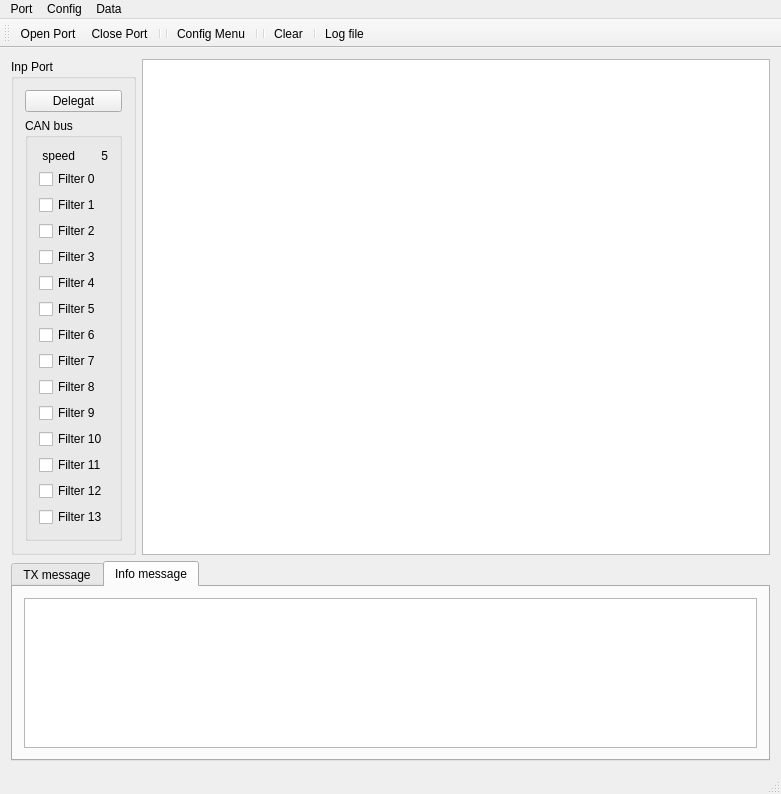
<?xml version="1.0" encoding="UTF-8"?>
<ui version="4.0">
 <class>MainWindow</class>
 <widget class="QMainWindow" name="MainWindow">
  <property name="geometry">
   <rect>
    <x>0</x>
    <y>0</y>
    <width>781</width>
    <height>794</height>
   </rect>
  </property>
  <property name="windowTitle">
   <string>CAN Monitor</string>
  </property>
  <property name="windowIcon">
   <iconset>
    <normaloff>:/Pictures/iconmonitoring.png</normaloff>:/Pictures/iconmonitoring.png</iconset>
  </property>
  <widget class="QWidget" name="centralWidget">
   <layout class="QVBoxLayout" name="verticalLayout_6">
    <item>
     <layout class="QVBoxLayout" name="verticalLayout_3">
      <item>
       <layout class="QVBoxLayout" name="verticalLayout_2" stretch="10,0">
        <item>
         <layout class="QHBoxLayout" name="horizontalLayout">
          <item>
           <widget class="QGroupBox" name="groupBox_2">
            <property name="title">
             <string>Inp Port</string>
            </property>
            <layout class="QVBoxLayout" name="verticalLayout_4" stretch="10,0,50">
             <item>
              <layout class="QHBoxLayout" name="horizontalLayout_3"/>
             </item>
             <item>
              <widget class="QPushButton" name="pushButton_delegat">
               <property name="text">
                <string>Delegat</string>
               </property>
              </widget>
             </item>
             <item>
              <widget class="QGroupBox" name="groupBox">
               <property name="title">
                <string>CAN bus</string>
               </property>
               <layout class="QVBoxLayout" name="verticalLayout_8">
                <item>
                 <layout class="QHBoxLayout" name="horizontalLayout_2">
                  <item>
                   <widget class="QLabel" name="label">
                    <property name="text">
                     <string> speed</string>
                    </property>
                   </widget>
                  </item>
                  <item>
                   <widget class="QLabel" name="label_CANspeed">
                    <property name="text">
                     <string>5</string>
                    </property>
                    <property name="alignment">
                     <set>Qt::AlignRight|Qt::AlignTrailing|Qt::AlignVCenter</set>
                    </property>
                   </widget>
                  </item>
                 </layout>
                </item>
                <item>
                 <widget class="QCheckBox" name="checkBoxCANfilte0">
                  <property name="text">
                   <string>Filter 0</string>
                  </property>
                 </widget>
                </item>
                <item>
                 <widget class="QCheckBox" name="checkBoxCANfilte1">
                  <property name="text">
                   <string>Filter 1</string>
                  </property>
                 </widget>
                </item>
                <item>
                 <widget class="QCheckBox" name="checkBoxCANfilte2">
                  <property name="text">
                   <string>Filter 2</string>
                  </property>
                 </widget>
                </item>
                <item>
                 <widget class="QCheckBox" name="checkBoxCANfilte3">
                  <property name="text">
                   <string>Filter 3</string>
                  </property>
                 </widget>
                </item>
                <item>
                 <widget class="QCheckBox" name="checkBoxCANfilte4">
                  <property name="text">
                   <string>Filter 4</string>
                  </property>
                 </widget>
                </item>
                <item>
                 <widget class="QCheckBox" name="checkBoxCANfilte5">
                  <property name="text">
                   <string>Filter 5</string>
                  </property>
                 </widget>
                </item>
                <item>
                 <widget class="QCheckBox" name="checkBoxCANfilte6">
                  <property name="text">
                   <string>Filter 6</string>
                  </property>
                 </widget>
                </item>
                <item>
                 <widget class="QCheckBox" name="checkBoxCANfilte7">
                  <property name="text">
                   <string>Filter 7</string>
                  </property>
                 </widget>
                </item>
                <item>
                 <widget class="QCheckBox" name="checkBoxCANfilte8">
                  <property name="text">
                   <string>Filter 8</string>
                  </property>
                 </widget>
                </item>
                <item>
                 <widget class="QCheckBox" name="checkBoxCANfilte9">
                  <property name="text">
                   <string>Filter 9</string>
                  </property>
                 </widget>
                </item>
                <item>
                 <widget class="QCheckBox" name="checkBoxCANfilte10">
                  <property name="text">
                   <string>Filter 10</string>
                  </property>
                 </widget>
                </item>
                <item>
                 <widget class="QCheckBox" name="checkBoxCANfilte11">
                  <property name="text">
                   <string>Filter 11</string>
                  </property>
                 </widget>
                </item>
                <item>
                 <widget class="QCheckBox" name="checkBoxCANfilte12">
                  <property name="text">
                   <string>Filter 12</string>
                  </property>
                 </widget>
                </item>
                <item>
                 <widget class="QCheckBox" name="checkBoxCANfilte13">
                  <property name="text">
                   <string>Filter 13</string>
                  </property>
                 </widget>
                </item>
               </layout>
              </widget>
             </item>
            </layout>
           </widget>
          </item>
          <item>
           <layout class="QVBoxLayout" name="verticalLayout">
            <item>
             <widget class="QTableWidget" name="tableWidget_Monitor">
              <attribute name="verticalHeaderVisible">
               <bool>false</bool>
              </attribute>
             </widget>
            </item>
           </layout>
          </item>
         </layout>
        </item>
        <item>
         <widget class="QTabWidget" name="tabWidget">
          <property name="currentIndex">
           <number>1</number>
          </property>
          <widget class="QWidget" name="tab">
           <attribute name="title">
            <string>TX message</string>
           </attribute>
           <layout class="QVBoxLayout" name="verticalLayout_5">
            <item>
             <widget class="QLineEdit" name="lineEdit_InputData_TX">
              <property name="font">
               <font>
                <pointsize>10</pointsize>
               </font>
              </property>
              <property name="text">
               <string/>
              </property>
              <property name="alignment">
               <set>Qt::AlignCenter</set>
              </property>
             </widget>
            </item>
            <item>
             <widget class="QTableWidget" name="tableWidget_TX">
              <attribute name="verticalHeaderVisible">
               <bool>false</bool>
              </attribute>
              <row>
               <property name="text">
                <string>0</string>
               </property>
              </row>
              <row>
               <property name="text">
                <string>1</string>
               </property>
              </row>
              <row>
               <property name="text">
                <string>2</string>
               </property>
              </row>
              <row>
               <property name="text">
                <string>3</string>
               </property>
              </row>
              <row>
               <property name="text">
                <string>4</string>
               </property>
              </row>
              <column>
               <property name="text">
                <string>Tx</string>
               </property>
               <property name="textAlignment">
                <set>AlignCenter</set>
               </property>
              </column>
              <column>
               <property name="text">
                <string>ID(hex)</string>
               </property>
              </column>
              <column>
               <property name="text">
                <string>Description</string>
               </property>
              </column>
              <column>
               <property name="text">
                <string>RTR</string>
               </property>
              </column>
              <column>
               <property name="text">
                <string>D0</string>
               </property>
              </column>
              <column>
               <property name="text">
                <string>D1</string>
               </property>
              </column>
              <column>
               <property name="text">
                <string>D2</string>
               </property>
              </column>
              <column>
               <property name="text">
                <string>D3</string>
               </property>
              </column>
              <column>
               <property name="text">
                <string>D4</string>
               </property>
              </column>
              <column>
               <property name="text">
                <string>D5</string>
               </property>
              </column>
              <column>
               <property name="text">
                <string>D6</string>
               </property>
              </column>
              <column>
               <property name="text">
                <string>D7</string>
               </property>
              </column>
              <column>
               <property name="text">
                <string>Count</string>
               </property>
              </column>
              <column>
               <property name="text">
                <string>Time(ms)</string>
               </property>
              </column>
              <item row="0" column="0">
               <property name="text">
                <string/>
               </property>
              </item>
              <item row="0" column="1">
               <property name="text">
                <string/>
               </property>
              </item>
              <item row="0" column="3">
               <property name="text">
                <string/>
               </property>
               <property name="textAlignment">
                <set>AlignCenter</set>
               </property>
              </item>
              <item row="4" column="3">
               <property name="text">
                <string/>
               </property>
               <property name="textAlignment">
                <set>AlignCenter</set>
               </property>
              </item>
             </widget>
            </item>
           </layout>
          </widget>
          <widget class="QWidget" name="tab_2">
           <attribute name="title">
            <string>Info message</string>
           </attribute>
           <layout class="QVBoxLayout" name="verticalLayout_7">
            <item>
             <widget class="QTableWidget" name="tableWidget_Info"/>
            </item>
           </layout>
          </widget>
         </widget>
        </item>
       </layout>
      </item>
     </layout>
    </item>
   </layout>
  </widget>
  <widget class="QToolBar" name="mainToolBar">
   <attribute name="toolBarArea">
    <enum>TopToolBarArea</enum>
   </attribute>
   <attribute name="toolBarBreak">
    <bool>false</bool>
   </attribute>
   <addaction name="actionOpen_Port"/>
   <addaction name="actionClose_Port"/>
   <addaction name="separator"/>
   <addaction name="separator"/>
   <addaction name="actionConfig_Menu"/>
   <addaction name="separator"/>
   <addaction name="separator"/>
   <addaction name="actionClear"/>
   <addaction name="separator"/>
   <addaction name="actionLog_file"/>
  </widget>
  <widget class="QStatusBar" name="statusBar"/>
  <widget class="QMenuBar" name="menuBar">
   <property name="geometry">
    <rect>
     <x>0</x>
     <y>0</y>
     <width>781</width>
     <height>21</height>
    </rect>
   </property>
   <widget class="QMenu" name="menuPort">
    <property name="title">
     <string>Port</string>
    </property>
    <addaction name="actionOpen_Port"/>
    <addaction name="actionClose_Port"/>
   </widget>
   <widget class="QMenu" name="menuConfig">
    <property name="title">
     <string>Config</string>
    </property>
    <addaction name="actionConfig_Menu"/>
   </widget>
   <widget class="QMenu" name="menuData">
    <property name="title">
     <string>Data</string>
    </property>
    <addaction name="actionClear"/>
    <addaction name="actionLog_file"/>
   </widget>
   <addaction name="menuPort"/>
   <addaction name="menuConfig"/>
   <addaction name="menuData"/>
  </widget>
  <action name="actionConfig_Menu">
   <property name="icon">
    <iconset>
     <normaloff>:/Pictures/6215821.png</normaloff>:/Pictures/6215821.png</iconset>
   </property>
   <property name="text">
    <string>Config Menu</string>
   </property>
  </action>
  <action name="actionOpen_Port">
   <property name="icon">
    <iconset>
     <normaloff>:/Pictures/5430714.png</normaloff>:/Pictures/5430714.png</iconset>
   </property>
   <property name="text">
    <string>Open Port</string>
   </property>
  </action>
  <action name="actionClose_Port">
   <property name="icon">
    <iconset>
     <normaloff>:/Pictures/4551807.png</normaloff>:/Pictures/4551807.png</iconset>
   </property>
   <property name="text">
    <string>Close Port</string>
   </property>
  </action>
  <action name="actionClear">
   <property name="icon">
    <iconset>
     <normaloff>:/Pictures/7MhIbL.png</normaloff>:/Pictures/7MhIbL.png</iconset>
   </property>
   <property name="text">
    <string>Clear</string>
   </property>
  </action>
  <action name="actionLog_file">
   <property name="icon">
    <iconset>
     <normaloff>:/Pictures/Icon-notepad.svg.png</normaloff>:/Pictures/Icon-notepad.svg.png</iconset>
   </property>
   <property name="text">
    <string>Log file</string>
   </property>
  </action>
 </widget>
 <layoutdefault spacing="6" margin="11"/>
 <resources>
  <include location="usb_to_can.qrc"/>
 </resources>
 <connections/>
</ui>
